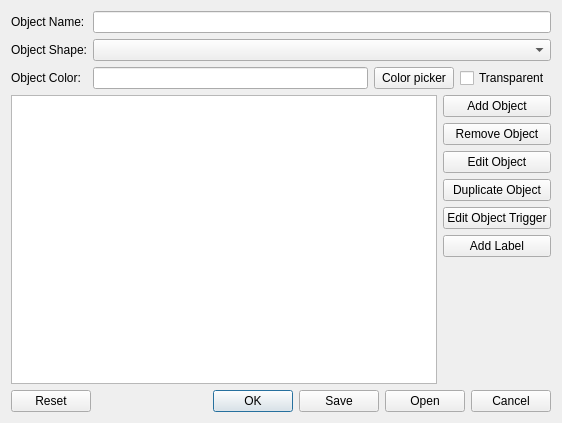
<?xml version="1.0" encoding="UTF-8"?>
<ui version="4.0">
 <class>SysOvrvObjectDialog</class>
 <widget class="QDialog" name="SysOvrvObjectDialog">
  <property name="geometry">
   <rect>
    <x>0</x>
    <y>0</y>
    <width>562</width>
    <height>423</height>
   </rect>
  </property>
  <property name="windowTitle">
   <string>Dialog</string>
  </property>
  <layout class="QVBoxLayout" name="verticalLayout_2">
   <item>
    <layout class="QFormLayout" name="formLayout">
     <item row="0" column="0">
      <widget class="QLabel" name="label">
       <property name="text">
        <string>Object Name:</string>
       </property>
      </widget>
     </item>
     <item row="0" column="1">
      <widget class="QLineEdit" name="objectNameLE"/>
     </item>
     <item row="1" column="0">
      <widget class="QLabel" name="label_2">
       <property name="text">
        <string>Object Shape:</string>
       </property>
      </widget>
     </item>
     <item row="1" column="1">
      <widget class="QComboBox" name="objectShapeComboBox"/>
     </item>
     <item row="2" column="0">
      <widget class="QLabel" name="label_3">
       <property name="text">
        <string>Object Color:</string>
       </property>
      </widget>
     </item>
     <item row="2" column="1">
      <layout class="QHBoxLayout" name="horizontalLayout_2">
       <item>
        <widget class="QLineEdit" name="ObjectColorLE"/>
       </item>
       <item>
        <widget class="QPushButton" name="OpenColorPicker">
         <property name="text">
          <string>Color picker</string>
         </property>
        </widget>
       </item>
       <item>
        <widget class="QCheckBox" name="colorTransparentCheckBox">
         <property name="text">
          <string>Transparent</string>
         </property>
        </widget>
       </item>
      </layout>
     </item>
    </layout>
   </item>
   <item>
    <layout class="QHBoxLayout" name="horizontalLayout">
     <item>
      <widget class="QGraphicsView" name="objectVisualizerGraphicsView"/>
     </item>
     <item>
      <layout class="QVBoxLayout" name="verticalLayout">
       <item>
        <widget class="QPushButton" name="addPropertyBtn">
         <property name="text">
          <string>Add Object</string>
         </property>
        </widget>
       </item>
       <item>
        <widget class="QPushButton" name="rmvPropertyBtn">
         <property name="text">
          <string>Remove Object</string>
         </property>
        </widget>
       </item>
       <item>
        <widget class="QPushButton" name="edtPropertyBtn">
         <property name="text">
          <string>Edit Object</string>
         </property>
        </widget>
       </item>
       <item>
        <widget class="QPushButton" name="pushButton">
         <property name="text">
          <string>Duplicate Object</string>
         </property>
        </widget>
       </item>
       <item>
        <widget class="QPushButton" name="edtTriggerBtn">
         <property name="text">
          <string>Edit Object Trigger</string>
         </property>
        </widget>
       </item>
       <item>
        <widget class="QPushButton" name="addLblBtn">
         <property name="text">
          <string>Add Label</string>
         </property>
        </widget>
       </item>
       <item>
        <spacer name="verticalSpacer">
         <property name="orientation">
          <enum>Qt::Vertical</enum>
         </property>
         <property name="sizeHint" stdset="0">
          <size>
           <width>20</width>
           <height>40</height>
          </size>
         </property>
        </spacer>
       </item>
      </layout>
     </item>
    </layout>
   </item>
   <item>
    <widget class="QDialogButtonBox" name="buttonBox">
     <property name="orientation">
      <enum>Qt::Horizontal</enum>
     </property>
     <property name="standardButtons">
      <set>QDialogButtonBox::Cancel|QDialogButtonBox::Ok|QDialogButtonBox::Open|QDialogButtonBox::Reset|QDialogButtonBox::Save</set>
     </property>
    </widget>
   </item>
  </layout>
 </widget>
 <resources/>
 <connections/>
</ui>
